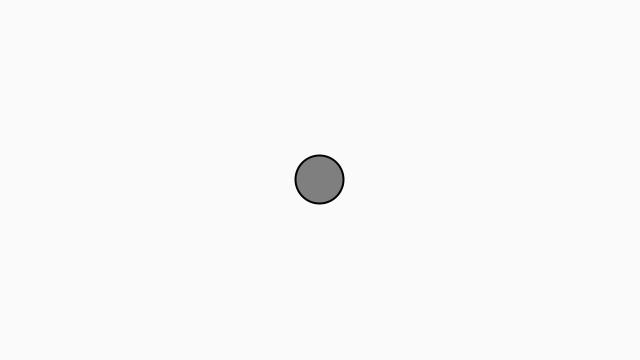
Frame 1 (no input)
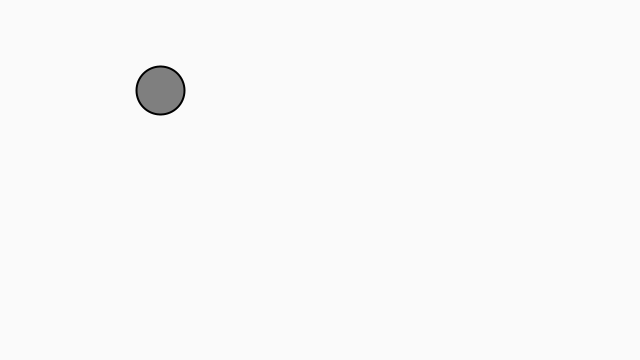
Frame 60 (the mouse pressed at the canvas centre just before this capture)
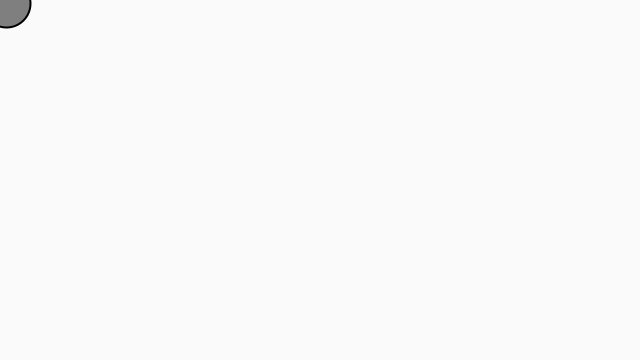
Frame 120 (the mouse held since frame 60 and released just before this capture)

The Processing sketch that drew these frames (run headless with seeded random() and noise(); from frame 60 on, the mouse is pressed at the canvas centre):

// Processing sketch: sketch_1_6_FOllow_the_mouse
// ── sketch_1_6_FOllow_the_mouse.pde
Mover m;
void setup() {
  size(640, 360);
  m = new Mover();
}


void draw(){
  background(250);
  m.update();
 //m.edge();
  m.display();
}
// ── Ball.pde
class Mover {


PVector loc;
PVector vel;
PVector  acc;

Mover(){
  loc=  new PVector(width/2,height/2);  
  vel=  new PVector(0,0);  
  acc=  new PVector(0,0); 
}

void update(){
  PVector mu = new PVector(mouseX,mouseY);
  mu.sub(loc);
  mu.setMag(0.1);
  acc= mu ;
  vel.add(acc);
   //vel.limit(topspeed);
    loc.add(vel);
}

void display() {
    stroke(0);
    strokeWeight(2);
    fill(127);
    ellipse(loc.x, loc.y, 48, 48);
  }

}
